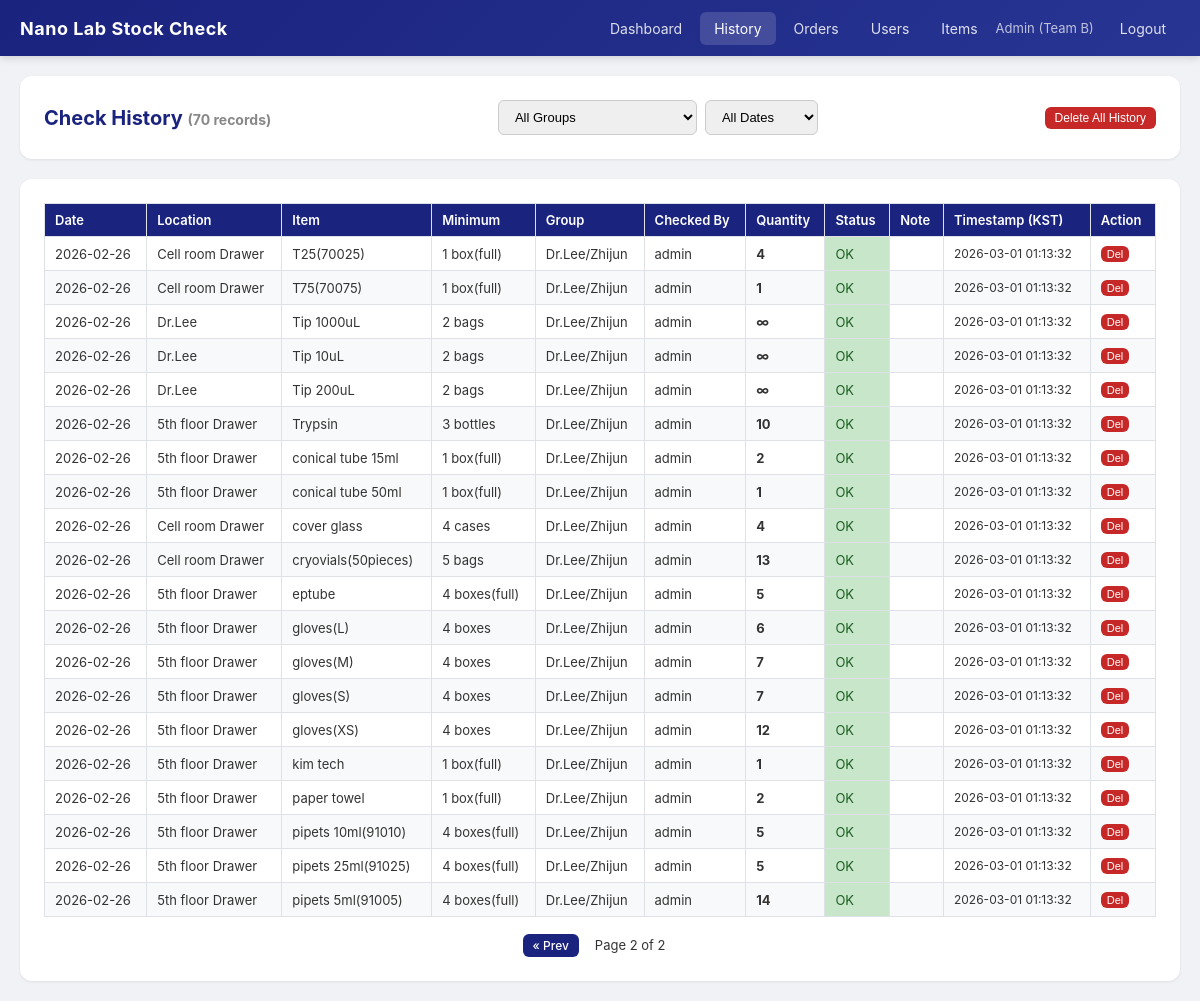
The app's page /history?page=2&group=&date= (signed in) with its own data.
### tables this page shows
CREATE TABLE "checks_2026_02" (
            id INTEGER PRIMARY KEY AUTOINCREMENT,
            item_id INTEGER NOT NULL,
            group_name TEXT NOT NULL,
            checked_by TEXT NOT NULL,
            quantity TEXT NOT NULL DEFAULT '',
            status TEXT NOT NULL DEFAULT 'unknown',
            note TEXT NOT NULL DEFAULT '',
            check_date TEXT NOT NULL,
            created_at TEXT NOT NULL DEFAULT '',
            FOREIGN KEY (item_id) REFERENCES items(id) ON DELETE CASCADE
        );

CREATE TABLE items (
            id INTEGER PRIMARY KEY AUTOINCREMENT,
            stock_place TEXT NOT NULL,
            item_name TEXT NOT NULL,
            minimum TEXT NOT NULL DEFAULT '',
            category TEXT NOT NULL DEFAULT 'Common',
            sort_order INTEGER NOT NULL DEFAULT 0
        , min_value REAL, min_unit TEXT NOT NULL DEFAULT '');

### app.py (the view)
@app.route('/history')
@login_required
def history():
    db = get_db()
    page = request.args.get('page', 1, type=int)
    per_page = 50
    group_filter = request.args.get('group', '')
    date_filter = request.args.get('date', '')
    all_tables = get_all_checks_tables(db)
    if not all_tables:
        return render_template('history.html', rows=[], page=1, total_pages=1, total=0,
                               group_filter=group_filter, date_filter=date_filter, dates=[])
    if date_filter:
        target_table = get_checks_table(date_filter)
        if target_table in all_tables:
            tables_to_query = [target_table]
        else:
            tables_to_query = []
    else:
        tables_to_query = all_tables
    if not tables_to_query:
        return render_template('history.html', rows=[], page=1, total_pages=1, total=0,
                               group_filter=group_filter, date_filter=date_filter, dates=[])
    union_parts = []
    params = []
    for tbl in tables_to_query:
        where = "WHERE 1=1"
        if group_filter:
            where += " AND c.group_name = ?"
            params.append(group_filter)
        if date_filter:
            where += " AND c.check_date = ?"
            params.append(date_filter)
        union_parts.append(f'''
            SELECT c.id, c.item_id, c.group_name, c.checked_by, c.quantity, c.status, c.note,
                   c.check_date, c.created_at, i.item_name, i.stock_place, i.minimum
            FROM "{tbl}" c JOIN items i ON c.item_id = i.id {where}
        ''')
    union_query = ' UNION ALL '.join(union_parts)
    count_query = f"SELECT COUNT(*) FROM ({union_query})"
    total = db.execute(count_query, params).fetchone()[0]
    full_query = f"{union_query} ORDER BY check_date DESC, item_name LIMIT ? OFFSET ?"
    params_page = params + [per_page, (page - 1) * per_page]
    rows = db.execute(full_query, params_page).fetchall()
    total_pages = max(1, (total + per_page - 1) // per_page)
    date_union_parts = [f'SELECT DISTINCT check_date FROM "{tbl}"' for tbl in all_tables]
    date_union = ' UNION '.join(date_union_parts)
    dates = db.execute(f'{date_union} ORDER BY check_date DESC').fetchall()
    return render_template('history.html',
                           rows=rows,
                           page=page,
                           total_pages=total_pages,
                           total=total,
                           group_filter=group_filter,
                           date_filter=date_filter,
                           dates=[d['check_date'] for d in dates])

### app.py (called while the page is built)
def get_teams_display():
    return [{'key': t['key'], 'name': t['name']} for t in _teams_config['teams']]

def get_team_key_for_group(group_name):
    for t in _teams_config['teams']:
        if t['name'] == group_name:
            return t['key']
    return '?'

def get_db():
    if 'db' not in g:
        g.db = sqlite3.connect(DB_PATH)
        g.db.row_factory = sqlite3.Row
        g.db.execute('PRAGMA journal_mode=WAL')
        g.db.execute('PRAGMA foreign_keys=ON')
    return g.db

def get_all_checks_tables(db):
    rows = db.execute("SELECT name FROM sqlite_master WHERE type='table' AND name LIKE 'checks_%'").fetchall()
    tables = []
    for row in rows:
        name = row['name']
        if re.match(r'^checks_\d{4}_\d{2}$', name):
            tables.append(name)
    return sorted(tables)

def login_required(f):
    @wraps(f)
    def decorated(*args, **kwargs):
        if 'user_id' not in session:
            flash('Please log in first.', 'warning')
            return redirect(url_for('login'))
        return f(*args, **kwargs)
    return decorated

@app.context_processor
def inject_globals():
    teams_display = get_teams_display()
    kst_now = datetime.now(KST)
    return {
        'current_user': session.get('display_name', ''),
        'current_role': session.get('role', ''),
        'current_group': session.get('group_name', ''),
        'groups': GROUPS,
        'teams_display': teams_display,
        'get_team_key': get_team_key_for_group,
        'now_kst': kst_now.strftime('%H:%M:%S'),
        'now_kst_date_full': kst_now.strftime('%A, %d %B %Y'),
    }

### templates/history.html (shortened to what this page needs)
{% extends "base.html" %}
{% block content %}
<div class="card">
    <div style="display: flex; justify-content: space-between; align-items: center; flex-wrap: wrap; gap: 12px;">
        <h2 style="margin-bottom: 0;">Check History <small style="color:#888; font-size:14px;">({{ total }} records)</small></h2>
        <form method="GET" style="display: flex; gap: 8px; align-items: center; flex-wrap: wrap;">
            <select name="group" style="width: auto;" onchange="this.form.submit()">
                <option value="">All Groups</option>
            </select>
            <select name="date" style="width: auto;" onchange="this.form.submit()">
                <option value="">All Dates</option>
            </select>
        </form>
        {% if current_role == 'admin' and total > 0 %}
            <form method="POST" action="{{ url_for('delete_all_checks') }}"
                  onsubmit="return confirm('DELETE ALL check history ({{ total }} records from all months)? This cannot be undone!')">
                <button type="submit" class="btn btn-danger btn-sm" style="font-size: 12px;">Delete All History</button>
            </form>
        {% endif %}
    </div>
</div>
<div class="card" style="overflow-x: auto;">
    {% if rows %}
    <table>
        <thead>
            <tr>
                <th>Date</th>
                <th>Location</th>
                <th>Item</th>
                <th>Minimum</th>
                <th>Group</th>
                <th>Checked By</th>
                <th>Quantity</th>
                <th>Status</th>
                <th>Note</th>
                <th>Timestamp (KST)</th>
                {% if current_role == 'admin' %}
                    <th>Action</th>
                {% endif %}
            </tr>
        </thead>
        <tbody>
            {% for row in rows %}
            <tr>
                <td>{{ row.check_date }}</td>
                <td>{{ row.stock_place }}</td>
                <td>{{ row.item_name }}</td>
                <td>{{ row.minimum }}</td>
                <td>{{ row.group_name }}</td>
                <td>{{ row.checked_by }}</td>
                <td>
                    {% if row.quantity == '9999' %}
                        <strong>&infin;</strong>
                    {% else %}
                        <strong>{{ row.quantity }}</strong>
                    {% endif %}
                </td>
                <td class="status-{{ row.status }}">{{ row.status|upper }}</td>
                <td>{{ row.note }}</td>
                <td style="font-size: 12px;">{{ row.created_at if row.created_at else '' }}</td>
                {% if current_role == 'admin' %}
                <td>
                    <form method="POST" action="{{ url_for('delete_check', check_id=row.id, date=row.check_date) }}" style="display:inline;"
                          onsubmit="return confirm('Delete this record?')">
                        <button type="submit" class="btn btn-danger btn-sm" style="padding:2px 6px; font-size:11px;">Del</button>
                    </form>
                </td>
                {% endif %}
            </tr>
            {% endfor %}
        </tbody>
    </table>
    {% if total_pages > 1 %}
    <div style="text-align: center; margin-top: 16px; display: flex; gap: 4px; justify-content: center; align-items: center;">
        {% if page > 1 %}
            <a href="{{ url_for('history', page=page-1, group=group_filter, date=date_filter) }}" class="btn btn-primary btn-sm">&laquo; Prev</a>
        {% endif %}
        <span style="padding: 4px 12px; font-size: 13px;">Page {{ page }} of {{ total_pages }}</span>
    </div>
    {% endif %}
    {% else %}
        <p style="text-align: center; color: #888; padding: 40px;">No check records found.</p>
    {% endif %}
</div>
{% endblock %}

### templates/base.html (style rules this page uses)
* { margin: 0; padding: 0; box-sizing: border-box; }
body { font-family: -apple-system, BlinkMacSystemFont, 'Segoe UI', Roboto, sans-serif; background: #f0f2f5; color: #333; min-height: 100vh; }
.card { background: white; border-radius: 12px; box-shadow: 0 1px 3px rgba(0,0,0,0.08); padding: 24px; margin-bottom: 20px; }
.card h2 { font-size: 20px; margin-bottom: 16px; color: #1a237e; }
table { width: 100%; border-collapse: collapse; font-size: 13px; }
th, td { padding: 8px 10px; text-align: left; border: 1px solid #dee2e6; }
th { background: #1a237e; color: white; font-weight: 600; }
tr:nth-child(even) { background: #f8f9fa; }
.btn { display: inline-block; padding: 8px 16px; border: none; border-radius: 6px; cursor: pointer; font-size: 13px; font-weight: 500; text-decoration: none; transition: all 0.2s; color: white; }
.btn-primary { background: #1a237e; }
.btn-danger { background: #c62828; }
.btn-sm { padding: 4px 10px; font-size: 12px; }
input[type="text"], input[type="password"], input[type="email"], input[type="date"], input[type="number"], select, textarea { padding: 8px 12px; border: 1px solid #ccc; border-radius: 6px; font-size: 13px; width: 100%; transition: border-color 0.2s; }
.status-ok { background: #c8e6c9 !important; color: #1b5e20; }

### records on screen
checks_2026_02: check_date "2026-02-26", stock_place "Cell room Drawer", item_name "T25(70025)", minimum "1 box(full)", group_name "Dr.Lee/Zhijun", checked_by "admin", quantity "4", status "OK", created_at "2026-03-01 01:13:32"
checks_2026_02: check_date "2026-02-26", stock_place "Cell room Drawer", item_name "T75(70075)", minimum "1 box(full)", group_name "Dr.Lee/Zhijun", checked_by "admin", quantity "1", status "OK", created_at "2026-03-01 01:13:32"
checks_2026_02: check_date "2026-02-26", stock_place "Dr.Lee", item_name "Tip 1000uL", minimum "2 bags", group_name "Dr.Lee/Zhijun", checked_by "admin", status "OK", created_at "2026-03-01 01:13:32"
checks_2026_02: check_date "2026-02-26", stock_place "Dr.Lee", item_name "Tip 10uL", minimum "2 bags", group_name "Dr.Lee/Zhijun", checked_by "admin", status "OK", created_at "2026-03-01 01:13:32"
checks_2026_02: check_date "2026-02-26", stock_place "Dr.Lee", item_name "Tip 200uL", minimum "2 bags", group_name "Dr.Lee/Zhijun", checked_by "admin", status "OK", created_at "2026-03-01 01:13:32"
checks_2026_02: check_date "2026-02-26", stock_place "5th floor Drawer", item_name "Trypsin", minimum "3 bottles", group_name "Dr.Lee/Zhijun", checked_by "admin", quantity "10", status "OK", created_at "2026-03-01 01:13:32"
checks_2026_02: check_date "2026-02-26", stock_place "5th floor Drawer", item_name "conical tube 15ml", minimum "1 box(full)", group_name "Dr.Lee/Zhijun", checked_by "admin", quantity "2", status "OK", created_at "2026-03-01 01:13:32"
checks_2026_02: check_date "2026-02-26", stock_place "5th floor Drawer", item_name "conical tube 50ml", minimum "1 box(full)", group_name "Dr.Lee/Zhijun", checked_by "admin", quantity "1", status "OK", created_at "2026-03-01 01:13:32"
checks_2026_02: check_date "2026-02-26", stock_place "Cell room Drawer", item_name "cover glass", minimum "4 cases", group_name "Dr.Lee/Zhijun", checked_by "admin", quantity "4", status "OK", created_at "2026-03-01 01:13:32"
checks_2026_02: check_date "2026-02-26", stock_place "Cell room Drawer", item_name "cryovials(50pieces)", minimum "5 bags", group_name "Dr.Lee/Zhijun", checked_by "admin", quantity "13", status "OK", created_at "2026-03-01 01:13:32"
checks_2026_02: check_date "2026-02-26", stock_place "5th floor Drawer", item_name "eptube", minimum "4 boxes(full)", group_name "Dr.Lee/Zhijun", checked_by "admin", quantity "5", status "OK", created_at "2026-03-01 01:13:32"
checks_2026_02: check_date "2026-02-26", stock_place "5th floor Drawer", item_name "gloves(L)", minimum "4 boxes", group_name "Dr.Lee/Zhijun", checked_by "admin", quantity "6", status "OK", created_at "2026-03-01 01:13:32"
checks_2026_02: check_date "2026-02-26", stock_place "5th floor Drawer", item_name "gloves(M)", minimum "4 boxes", group_name "Dr.Lee/Zhijun", checked_by "admin", quantity "7", status "OK", created_at "2026-03-01 01:13:32"
checks_2026_02: check_date "2026-02-26", stock_place "5th floor Drawer", item_name "gloves(S)", minimum "4 boxes", group_name "Dr.Lee/Zhijun", checked_by "admin", quantity "7", status "OK", created_at "2026-03-01 01:13:32"
checks_2026_02: check_date "2026-02-26", stock_place "5th floor Drawer", item_name "gloves(XS)", minimum "4 boxes", group_name "Dr.Lee/Zhijun", checked_by "admin", quantity "12", status "OK", created_at "2026-03-01 01:13:32"
checks_2026_02: check_date "2026-02-26", stock_place "5th floor Drawer", item_name "kim tech", minimum "1 box(full)", group_name "Dr.Lee/Zhijun", checked_by "admin", quantity "1", status "OK", created_at "2026-03-01 01:13:32"
checks_2026_02: check_date "2026-02-26", stock_place "5th floor Drawer", item_name "paper towel", minimum "1 box(full)", group_name "Dr.Lee/Zhijun", checked_by "admin", quantity "2", status "OK", created_at "2026-03-01 01:13:32"
checks_2026_02: check_date "2026-02-26", stock_place "5th floor Drawer", item_name "pipets 10ml(91010)", minimum "4 boxes(full)", group_name "Dr.Lee/Zhijun", checked_by "admin", quantity "5", status "OK", created_at "2026-03-01 01:13:32"
checks_2026_02: check_date "2026-02-26", stock_place "5th floor Drawer", item_name "pipets 25ml(91025)", minimum "4 boxes(full)", group_name "Dr.Lee/Zhijun", checked_by "admin", quantity "5", status "OK", created_at "2026-03-01 01:13:32"
checks_2026_02: check_date "2026-02-26", stock_place "5th floor Drawer", item_name "pipets 5ml(91005)", minimum "4 boxes(full)", group_name "Dr.Lee/Zhijun", checked_by "admin", quantity "14", status "OK", created_at "2026-03-01 01:13:32"

### other values on screen
{{ current_user }} "Admin"
{{ get_team_key(current_group) }} "B"
{{ total }} "70"
{{ page }} "2"
{{ total_pages }} "2"
